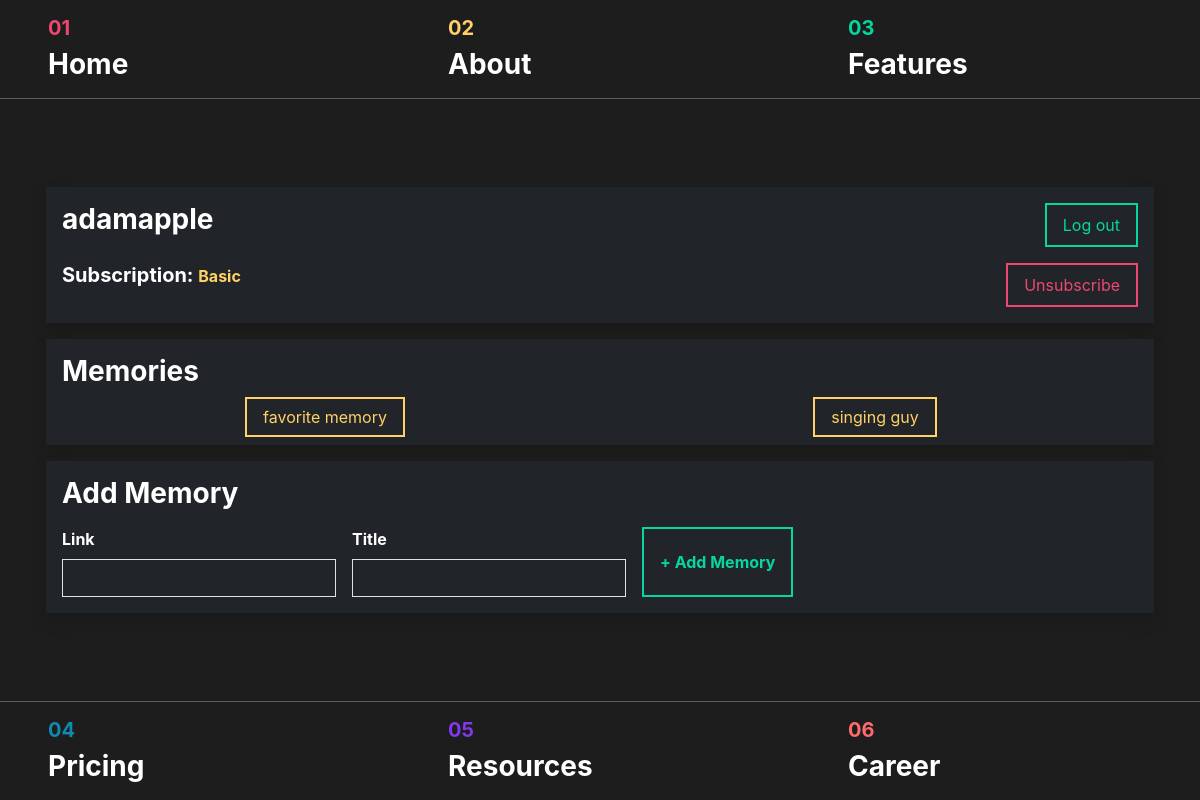
/pages/user-dashboard.php (signed in), run on the app's committed database.
### tables this page shows
CREATE TABLE `user_memories` (
  `memory_id` int NOT NULL,
  `user_id` int NOT NULL,
  `memory_link` varchar(100) NOT NULL,
  `memory_name` varchar(30) NOT NULL
);

### src/pages/user-dashboard.php (the view, shortened to what this page needs)
<!DOCTYPE html>
<html>
<head>
  <link href="../style.css" rel="stylesheet">
  <link href="https://cdn.jsdelivr.net/npm/bootstrap@5.3.3/dist/css/bootstrap.min.css" rel="stylesheet">
</head>
<body>
  <?php
  $username = $_SESSION['username'];
  $subscription = $_SESSION['subscription'];
  $user_id = $_SESSION['user_id'];
  $conn = mysqli_connect("db", "root", "", "my_online_store");
  $sql_memories = "SELECT `memory_link`, `memory_name` FROM `user_memories` WHERE `user_id` = '$user_id'";
  $rs_memories = mysqli_query($conn, $sql_memories);
  $memories = array();
  while ($row = mysqli_fetch_assoc($rs_memories)) {
    $memories[] = $row;
  }
  ?>
  <div class="container-fluid position-fixed top-0">
    <div class="row ng-bg-black ng-border-bottom">
      <div class="col px-5 py-3">
        <h5 class="ng-text-red fw-bold">01</h5>
        <a href="../index.php#main-content" class="h3 text-white fw-bold home-nav" id="home-nav">Home</a>
      </div>
      <div class="col px-5 py-3">
        <h5 class="ng-text-yellow fw-bold">02</h5>
        <a href="../index.php#about-content" class="h3 text-white fw-bold about-nav" id="about-nav">About</a>
      </div>
      <div class="col px-5 py-3">
        <h5 class="ng-text-green fw-bold">03</h5>
        <a href="../index.php#features-content" class="h3 text-white fw-bold features-nav" id="features-nav">Features</a>
      </div>
    </div>
  </div>
  <div class="container-fluid position-fixed bottom-0">
    <div class="row ng-bg-black ng-border-top">
      <div class="col px-5 py-3">
        <h5 class="ng-text-blue fw-bold">04</h5>
        <a href="./pages/pricing.php" class="h3 text-white fw-bold pricing-nav" id="pricing-nav">Pricing</a>
      </div>
      <div class="col px-5 py-3">
        <h5 class="ng-text-purple fw-bold">05</h5>
        <a href="../index.php#resources-content" class="h3 text-white fw-bold resources-nav" id="resources-nav">Resources</a>
      </div>
      <div class="col px-5 py-3">
        <h5 class="ng-text-orange fw-bold">06</h5>
        <a href="../index.php#main-content" class="h3 text-white fw-bold career-nav" id="career-nav">Career</a>
      </div>
    </div>
  </div>
  <div class="container-fluid min-vh-100 d-flex justify-content-center align-items-center ng-bg-black text-white">
    <div class="row container-xl g-3">
      <div class="col-12">
        <div class="bg-dark shadow p-3">
          <div class="row text-start">
            <h1 class="col-6 h3 fw-bold mb-0"><?php echo $username ?></h1>
            <div class="col-6 text-end">
              <button class="ng-btn" onclick="window.location.href='./account-logout.php'">Log out</button>
            </div>
          </div>
          <div class="row text-start mt-3">
            <h5 class="col-6 fw-bold mb-0">Subscription: <span class="fw-bold ng-text-yellow mb-0"><?php echo $subscription ?></span> </h5>
            <?php
            if ($subscription != "No Subscription") {
              echo '<div class="col-6 text-end">
              <button class="ng-btn-red" onclick="window.location.href=`./unsubscribe.php`">Unsubscribe</button>
              </div>';
            }
            ?>
          </div>
        </div>
      </div>
      <div class="col-12 <?php echo $subscription != "No Subscription" ? 'visible' : 'invisible' ?>">
        <div class="bg-dark shadow p-3">
          <div class="row text-start">
            <h1 class="col-sm-4 h3 fw-bold mb-0">Memories</h1>
          </div>
          <div class="row text-start mt-3">
            <?php
            foreach ($memories as $memory) {
              echo '<div class="col text-center"><a class="ng-btn-yellow text-decoration-none" href="' . $memory['memory_link'] . '" target="_blank">' . $memory['memory_name'] . '</a></div>';
            }
            ?>
          </div>
        </div>
      </div>
      <div class="col-12 <?php echo $subscription != "No Subscription" ? 'visible' : 'invisible' ?>">
        <div class="bg-dark shadow p-3">
          <div class="row text-start">
            <h1 class="col-sm-4 h3 fw-bold mb-0">Add Memory</h1>
          </div>
          <div class="row text-start mt-3">
            <form class="d-flex gap-3 needs-validation" action="add-memory.php" method="post">
              <div class="text-start mb-0">
                <label for="email" class="form-label fw-bold">Link</label>
                <input class="form-control bg-transparent text-white rounded-0" type="text" name="add_link" placeholder="Link" required>
              </div>
              <div class="text-start mb-0">
                <label for="email" class="form-label fw-bold">Title</label>
                <input class="form-control bg-transparent text-white rounded-0" type="text" name="add_name" placeholder="Title" required>
              </div>
              <div class="d-flex gap-4">
                <button class="ng-btn w-10 fw-bold" type="submit">+ Add Memory</button>
              </div>
            </form>
          </div>
        </div>
      </div>
    </div>
</body>
</html>

### src/style.css (style rules this page uses)
* { margin: 0; padding: 0; box-sizing: border-box; font-family: 'Inter', sans-serif; font-size: 16px; font-weight: 400; line-height: 1.5; }
.ng-text-red { color: #EF476F; }
.ng-text-yellow { color: #FFD166; }
.ng-text-green { color: #06D6A0; }
.ng-text-blue { color: #118AB2; }
.ng-text-purple { color: #8338EC; }
.ng-text-orange { color: #FF6B6B; }
.ng-bg-black { background-color: #1D1D1D; }
.ng-btn { padding: 0.5rem 1rem; color: #06D6A0; background-color: transparent; border: 2px solid #06D6A0; transition: all 0.3s ease; }
.ng-btn-red { padding: 0.5rem 1rem; color: #EF476F; background-color: transparent; border: 2px solid #EF476F; transition: all 0.3s ease; }
.ng-btn-yellow { padding: 0.5rem 1rem; color: #FFD166; background-color: transparent; border: 2px solid #FFD166; transition: all 0.3s ease; }
.ng-border-bottom { border-bottom: 1px solid #5b5b5b; }
.ng-border-top { border-top: 1px solid #5b5b5b; }
.home-nav { text-decoration: none; text-decoration-color: #EF476F; transition: all 0.3s ease; }
.about-nav { text-decoration: none; text-decoration-color: #FFD166; transition: all 0.3s ease; }
.features-nav { text-decoration: none; text-decoration-color: #06D6A0; transition: all 0.3s ease; }
.pricing-nav { text-decoration: none; text-decoration-color: #118AB2; transition: all 0.3s ease; }
.resources-nav { text-decoration: none; text-decoration-color: #8338EC; transition: all 0.3s ease; }
.career-nav { text-decoration: none; text-decoration-color: #FF6B6B; transition: all 0.3s ease; }

### data on the page
user_memories: memory_name "favorite memory"
user_memories: memory_name "singing guy"

### other printed values
$username "adamapple"
$subscription "Basic"
